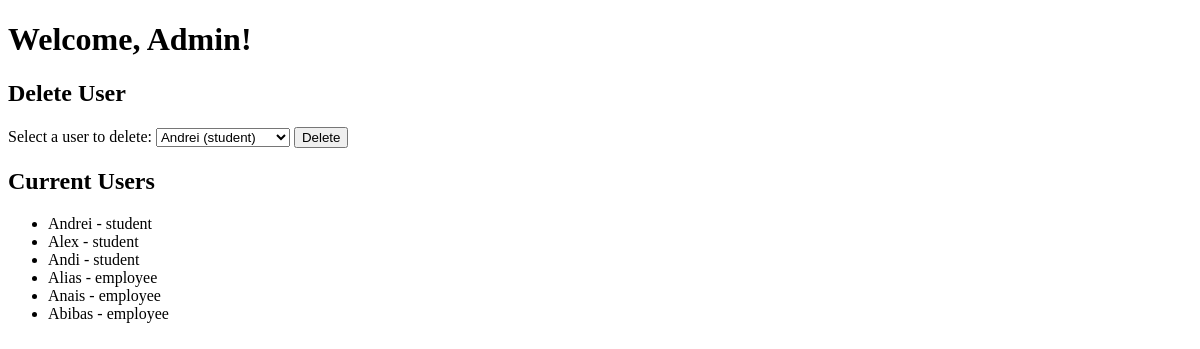
The page /admin_dashboard (signed in) on the database as committed earlier.
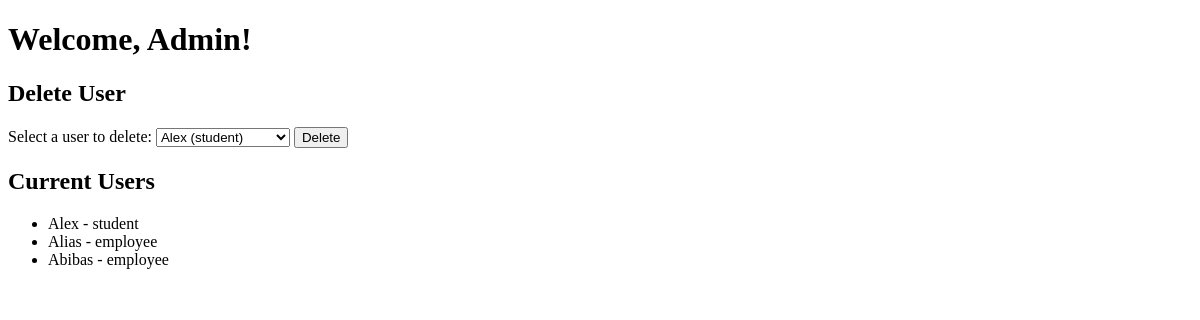
The same page on the database as committed later.
### app.py (models this page shows)
class User(db.Model, UserMixin):
    id = db.Column(db.Integer, primary_key=True)
    username = db.Column(db.String(20), nullable=False, unique=True)
    password = db.Column(db.String(80), nullable=False)
    role = db.Column(db.String(20), nullable=False)
    student = db.relationship('Student', back_populates='user', uselist=False)
    employee = db.relationship('Employee', back_populates='user', uselist=False)

### app.py (the view, shortened to what this page needs)
@app.route('/admin_dashboard', methods=['GET', 'POST'])
@login_required
def admin_dashboard():
    if current_user.role != 'admin':
        flash("You must be an admin!")
        return redirect(url_for('home'))
    users_to_delete = User.query.filter(User.role != 'admin').all()
    return render_template('admin_dashboard.html', users=users_to_delete)

### app.py (called while the page is built)
@login_manager.user_loader
def load_user(user_id):
    return User.query.get(int(user_id))

### templates/admin_dashboard.html (shortened to what this page needs)
<!DOCTYPE html>
<html lang="en">
<head>
</head>
<body>
    <h1>Welcome, Admin!</h1>
    <h2>Delete User</h2>
    <form method="POST">
        <label for="user_id_to_delete">Select a user to delete:</label>
        <select name="user_id_to_delete" id="user_id_to_delete">
            {% for user in users %}
                <option value="{{ user.id }}">{{ user.username }} ({{ user.role }})</option>
            {% endfor %}
        </select>
        <button type="submit">Delete</button>
    </form>
    <h2>Current Users</h2>
    <ul>
        {% for user in users %}
            <li>{{ user.username }} - {{ user.role }}</li>
        {% endfor %}
    </ul>
</body>
</html>

Rows that differ between the two databases and show on the page:
removed User: username "Andrei", role "student"
removed User: username "Andi", role "student"
removed User: username "Anais", role "employee"
Other text that changed with them:
form field user_id_to_delete: "Andrei (student)" → "Alex (student)"
